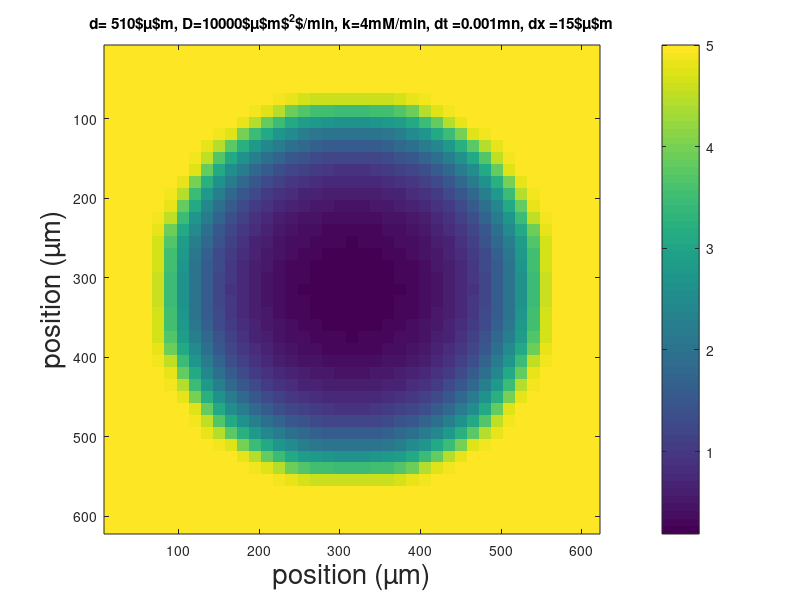
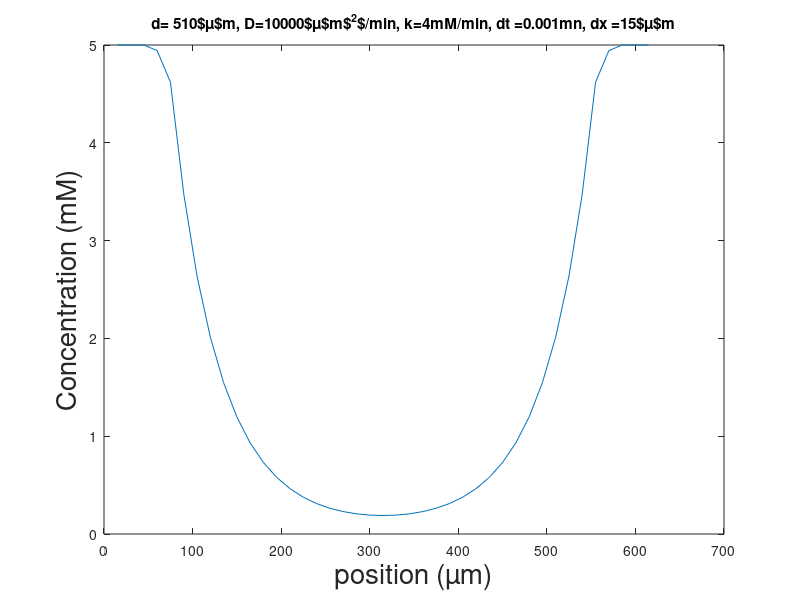
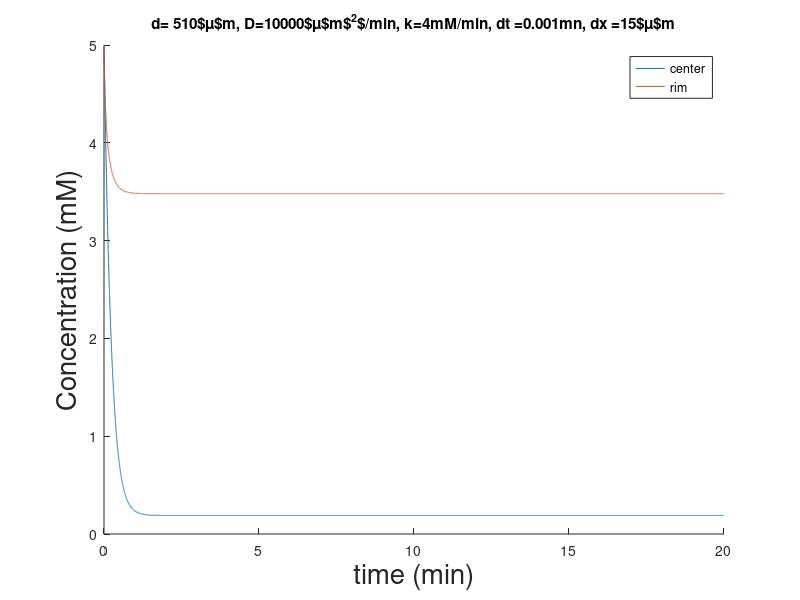

MATLAB code for these plots, in order:
clear all;
close all;

tic()
sz = 41;
G = zeros(sz,sz);
kG = zeros(sz,sz);

DG = ones(sz,sz);
DG = 40000*DG;
DG_tissue = 10000;
kG_tissue = 4;
r = round(sz/2.2)-2; %radius of the tissue circle in units

dx = 15;
dt = 1/1000;
ntime = 20/dt;

%giving all indexes corresponding to a center circle
[i,j,v] = find(DG!=0);
dsy = j-round(sz/2);
dsx = i-round(sz/2);
DG(find((dsx.^2+dsy.^2)<r^2))= DG_tissue;
kG(find((dsx.^2+dsy.^2)<r^2))= kG_tissue;

G(:,:) =5;



tic()
for i=1:ntime
    i

    G(find((dsx.^2+dsy.^2)>=r^2))= 5;

    %explicit  scheme
    %x-step
    G(2:sz-1,:) =  G(2:sz-1,:) + dt*(DG(3:sz,:)-DG(1:sz-2,:))/(4*dx^2).*(G(3:sz,:)-G(1:sz-2,:)) + DG(2:sz-1,:)*dt/dx^2.*(G(3:sz,:) -2*(G(2:sz-1,:)) + G(1:sz-2,:)) -kG(2:sz-1,:).*G(2:sz-1,:)*dt;
    %y-step
    G(:,2:sz-1) =  G(:,2:sz-1) + dt*(DG(:,3:sz)-DG(:,1:sz-2))/(4*dx^2).*(G(:,3:sz)-G(:,1:sz-2))+ DG(:,2:sz-1)*dt/dx^2.*(G(:,3:sz) -2*(G(:,2:sz-1)) + G(:,1:sz-2));

    Gt(i,1) =  G(round(sz/2),round(sz/2));
    Gt(i,2) =  G(round(sz/2),round(sz/2-r+2));


endfor
toc()

fG = figure;
aG = axes(fG);
imagesc((1:sz)*dx,(1:sz)*dx,G)
colorbar
xlabel(aG,'position (µm)','fontsize',20)
ylabel(aG, 'position (µm)','fontsize',20)
title(aG, ['d= ' num2str(r*2*dx) '$\mu$m, D=' num2str(DG_tissue) '$\mu$m$^2$/min, k=' num2str(kG_tissue) 'mM/min, dt =' num2str(dt) 'mn, dx =' num2str(dx) '$\mu$m'])

fGx = figure;
aGx = axes(fGx);
plot((1:sz)*dx,G(round(sz/2),:))
xlabel(aGx,'position (µm)','fontsize',20)
ylabel(aGx, 'Concentration (mM)','fontsize',20)
title(aGx, ['d= ' num2str(r*2*dx) '$\mu$m, D=' num2str(DG_tissue) '$\mu$m$^2$/min, k=' num2str(kG_tissue) 'mM/min, dt =' num2str(dt) 'mn, dx =' num2str(dx) '$\mu$m'])

fGt  = figure;
aGt = axes(fGt);
hold(aGt);
plot(aGt,(1:ntime)*dt,Gt(:,1))
plot(aGt,(1:ntime)*dt,Gt(:,2))
xlabel(aGt,'time (min)','fontsize',20)
ylabel(aGt, 'Concentration (mM)','fontsize',20)
legend(aGt,'center','rim')
title(aGt, ['d= ' num2str(r*2*dx) '$\mu$m, D=' num2str(DG_tissue) '$\mu$m$^2$/min, k=' num2str(kG_tissue) 'mM/min, dt =' num2str(dt) 'mn, dx =' num2str(dx) '$\mu$m'])


print (fG, "/home/antony/Documents/Post-doc/test_fortran/plots/RD_G_cons7.pdf", "-dpdflatexstandalone","-S480,360","-FCalibri:22");
print (fGx, "/home/antony/Documents/Post-doc/test_fortran/plots/RD_Gx_cons7.pdf", "-dpdflatexstandalone","-S480,360","-FCalibri:22");
print (fGt, "/home/antony/Documents/Post-doc/test_fortran/plots/RD_Gt_cons7.pdf", "-dpdflatexstandalone","-S480,360","-FCalibri:22");

%name configs and run them with different parameters
%cons1 Schaller cons / my parameters  small tissue D 6000 k 20 cell diam 2.5
%cons2 Schaller cons / my parameters large tissue D 6000 k 20 cell diam 2.5
%cons3 Schaller cons / Schaller parameters small tissue D 6000 k 10 cell diam 3
%cons4 Schaller/Mao cons / Mao parameters small tissue D 1200 k 3.5 cell diam 6.6
%cons5 unknown cons / my parameters small tissue D 10000 k 20 cell diam 7.5
%cons6 unknown cons / my parameters large tissue D 10000 k 10 cell diam 7.5
%model 2----------------------------------------------
%cons7 unknown cons / my parameters large tissue D 10000 kt 4 cell diam 7.5
%cons8 unknown cons / my parameters small tissue D 10000 kt 4 cell diam 7.5
